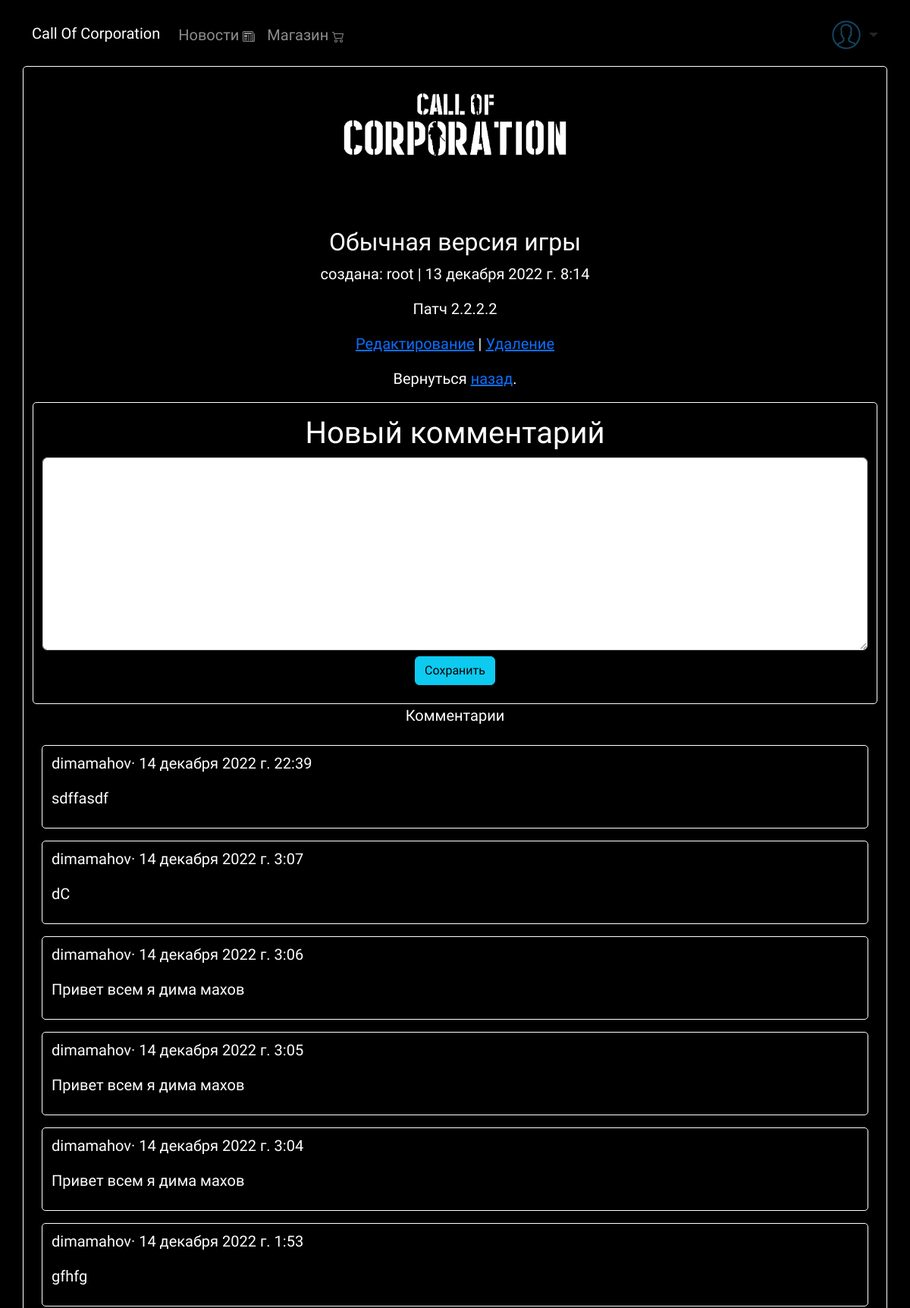
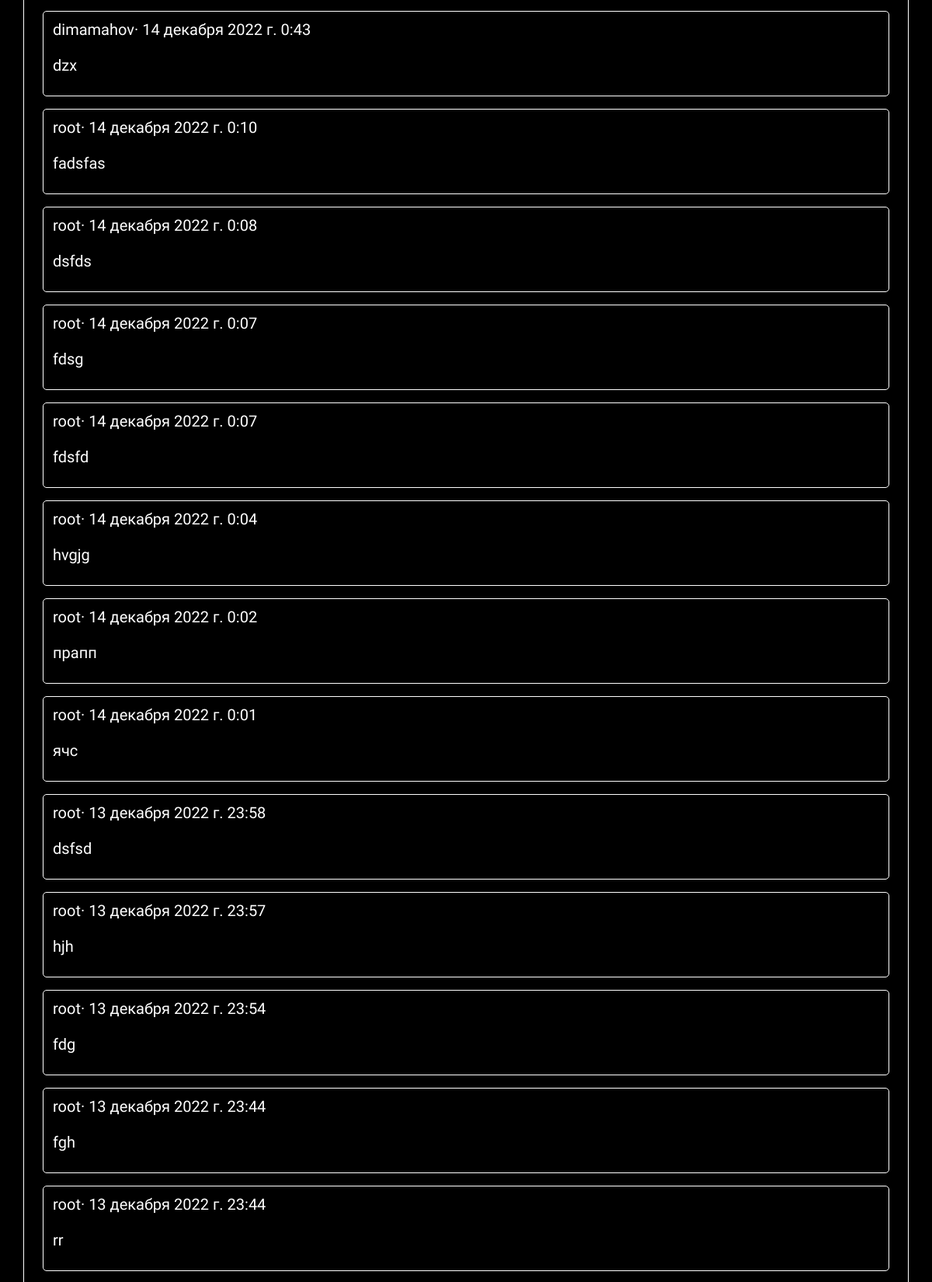
/news/1/ (signed in, upper part), run on the app's committed database (2 pictures, top to bottom).
### users/models.py (models this page shows)
class CustomUser(AbstractUser):
    first_name = models.CharField(max_length=255)
    last_name = models.CharField(max_length=255)
    email = models.EmailField()
    image = models.ImageField(upload_to='static/img/', default='static/img/avatar.png')

### news/models.py (models this page shows, shortened)
class News(models.Model):
    title = models.CharField(max_length=255)
    body = models.TextField()
    date = models.DateTimeField(auto_now_add=True)
    author = models.ForeignKey(settings.AUTH_USER_MODEL, on_delete=models.CASCADE,)
    image_news = models.ImageField(upload_to='static/img/')

class Comment(models.Model):
    news = models.ForeignKey(News, on_delete=models.CASCADE, related_name='comments')
    comment = models.TextField()
    date_comment = models.DateTimeField(auto_now_add=True)
    author = models.ForeignKey(
        settings.AUTH_USER_MODEL,
        on_delete=models.CASCADE,
    )
    def __str__(self):
        return self.comment

### news/views.py (the view, shortened to what this page needs)
# urls.py: path('<int:pk>/', views.NewsDetailView.as_view(), name='news_detail'),
class NewsDetailView(DetailView):
    model = models.News
    template_name = 'news_detail.html'
    login_url = 'login'

### templates/news_detail.html (shortened to what this page needs)
    {% extends 'base.html'%}
    {% load static %}
    {% load crispy_forms_tags %}
    {% block content %}
    <div class="container jumbo-trone text-white text-center">
    <div class="article-entry">
        <img src="/{{object.image_news}}" width="300em">
        <h2>{{ object.title }}</h2>
        <p>создана: {{ object.author }} | {{ object.date }}</p>
        <p>{{ object.body }}</p>
    </div>
    {% if user.is_authenticated and user.is_superuser %}
    <p><a href="{% url 'news_edit' news.pk%}">Редактирование</a> | <a href="{% url 'news_delete' news.pk%}">Удаление</a></p>
    {% endif %}
    <div class="card-footer text-center">
        <p>Вернуться <a href="{% url 'news_list' %}">назад</a>.</p>
        {% if user.is_authenticated %}
        <div class="container jumbo-trone text-white text-center py-3">
            <h1>Новый комментарий</h1>
            <form method="post">
                <textarea class="form-control" cols="50" rows="10" name="comment"></textarea>
             <button class="btn btn-info m-2" type="submit">Сохранить</button>
            </form>
        </div>
        {% else %}
        <p><a href="{% url 'login' %}">Aвторизируетесь</a> на сайты чтобы оставлять комментарии под новостью</p>
        {% endif %}
        <p>Комментарии</p>
        <div class="container text-white text-start py-2 d-flex flex-column-reverse gap-3">
        {% for comment in news.comments.all %}
        <div class="container jumbo-trone text-white text-start py-2 ">
        <p>
          <span class="font-weight-bold">{{ comment.author }}&middot {{ comment.date_comment }}</span>
          <p>{{ comment }}</p>
        </p>
            </div>
            {% endfor %}
        </div>
        </div>
    </div>
    {% endblock content %}

### templates/base.html (shortened to what this page needs)
<!doctype html>
{% load static %}
<html lang="en">
<head>
  <link rel="stylesheet" href="{% static 'css/bootstrap.css'%}">
  <link rel="stylesheet" href="{% static 'css/style.css'%}">
</head>
<body class="body-color">
  <nav class="navbar navbar-expand-lg navbar-color navbar-dark">
    <div class="container py-2">
      <a class="navbar-brand" href="{% url 'home' %}">
        Call Of Corporation
      </a>
      <div class="collapse navbar-collapse clearfix" id="navbarSupportedContent">
        <ul class="navbar-nav me-auto mb-1 mb-lg-0">
          <li class="nav-item">
            <a class="nav-link" href="{% url 'news_list' %}">
              Новости
            </a>
          </li>
          <li class="nav-item">
            <a class="nav-link" href="{% url 'shop_list' %}">
              Магазин
            </a>
          </li>
        </ul>
         {% if user.is_authenticated %}
        <div class="dropdown-center">
                    <a
                    class="nav-link dropdown-toggle d-flex align-items-center hidden-arrow"
                    href="#"
                    id="dropdownMenuLink"
                    role="button"
                    data-mdb-toggle="dropdown"
                    data-bs-toggle="dropdown"
                    aria-expanded="false"
                  >
                    <img
                      src="/{{ user.image }}"
                      class="rounded-circle"
                      height="50"
                      id="navbarDropdown"
                    </img>
                  </a>
                </div>
          {% else %}
          <a class="btn btn-outline-success" href="{% url 'login' %}" >Авторизация</a>
          <a class="btn btn-outline-light ms-2"  href="{% url 'signup' %}">Регистрация</a>
      {% endif %}
      </div>
    </div>
  </nav>
      {% block content %}
      {% endblock content %}
</body>
</html>

### static/css/style.css (style rules this page uses)
body { font-family: 'Exo 2', sans-serif; background-color: black; font-size: 1.25em; }
.navbar-color { background-color: black; }
.nav-link { margin-top: 5px; }
.jumbo-trone { border-radius: 5px; border: solid 1px white; }

### data on the page
CustomUser: image (placeholder picture)
News: image_news (picture), title "Обычная версия игры", author "root", date "13 декабря 2022 г. 8:14", body "Патч 2.2.2.2"
Comment: author "root", date_comment "13 декабря 2022 г. 23:44", comment "rr"
Comment: author "root", date_comment "13 декабря 2022 г. 23:44", comment "fgh"
Comment: author "root", date_comment "13 декабря 2022 г. 23:54", comment "fdg"
Comment: author "root", date_comment "13 декабря 2022 г. 23:57", comment "hjh"
Comment: author "root", date_comment "13 декабря 2022 г. 23:58", comment "dsfsd"
Comment: author "root", date_comment "14 декабря 2022 г. 0:01", comment "ячс"
Comment: author "root", date_comment "14 декабря 2022 г. 0:02", comment "прапп"
Comment: author "root", date_comment "14 декабря 2022 г. 0:04", comment "hvgjg"
Comment: author "root", date_comment "14 декабря 2022 г. 0:07", comment "fdsfd"
Comment: author "root", date_comment "14 декабря 2022 г. 0:07", comment "fdsg"
Comment: author "root", date_comment "14 декабря 2022 г. 0:08", comment "dsfds"
Comment: author "root", date_comment "14 декабря 2022 г. 0:10", comment "fadsfas"
Comment: author "dimamahov", date_comment "14 декабря 2022 г. 0:43", comment "dzx"
Comment: author "dimamahov", date_comment "14 декабря 2022 г. 1:53", comment "gfhfg"
Comment: author "dimamahov", date_comment "14 декабря 2022 г. 3:04", comment "Привет всем я дима махов"
Comment: author "dimamahov", date_comment "14 декабря 2022 г. 3:05", comment "Привет всем я дима махов"
Comment: author "dimamahov", date_comment "14 декабря 2022 г. 3:06", comment "Привет всем я дима махов"
Comment: author "dimamahov", date_comment "14 декабря 2022 г. 3:07", comment "dC"
Comment: author "dimamahov", date_comment "14 декабря 2022 г. 22:39", comment "sdffasdf"
